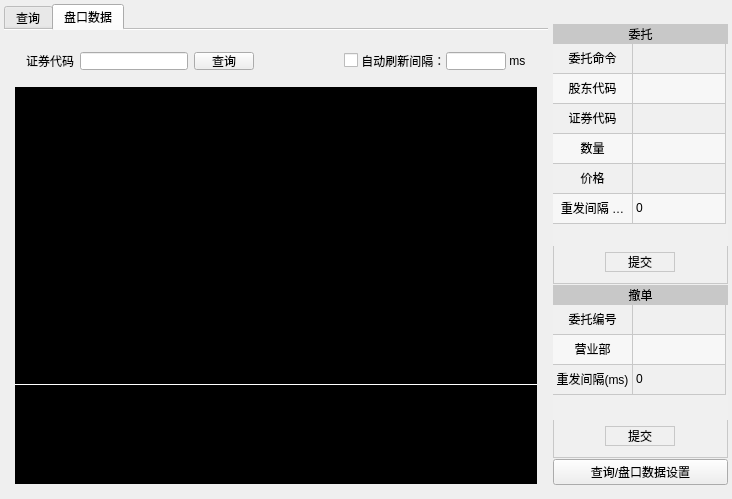
<?xml version="1.0" encoding="UTF-8"?>
<ui version="4.0">
 <class>UserOperateWidget</class>
 <widget class="QWidget" name="UserOperateWidget">
  <property name="geometry">
   <rect>
    <x>0</x>
    <y>0</y>
    <width>732</width>
    <height>499</height>
   </rect>
  </property>
  <property name="windowTitle">
   <string>UserOperateWidget</string>
  </property>
  <layout class="QGridLayout" name="gridLayout">
   <property name="leftMargin">
    <number>4</number>
   </property>
   <property name="topMargin">
    <number>4</number>
   </property>
   <property name="rightMargin">
    <number>4</number>
   </property>
   <property name="bottomMargin">
    <number>4</number>
   </property>
   <property name="spacing">
    <number>0</number>
   </property>
   <item row="0" column="0">
    <widget class="QTabWidget" name="tabWidget">
     <property name="currentIndex">
      <number>1</number>
     </property>
     <property name="documentMode">
      <bool>true</bool>
     </property>
     <widget class="QWidget" name="tab_queryData">
      <attribute name="title">
       <string>查询</string>
      </attribute>
      <layout class="QGridLayout" name="gridLayout_2">
       <item row="0" column="0">
        <layout class="QVBoxLayout" name="verticalLayout">
         <item>
          <widget class="QWidget" name="widget_queryData" native="true">
           <property name="sizePolicy">
            <sizepolicy hsizetype="Preferred" vsizetype="Fixed">
             <horstretch>0</horstretch>
             <verstretch>0</verstretch>
            </sizepolicy>
           </property>
           <property name="minimumSize">
            <size>
             <width>0</width>
             <height>40</height>
            </size>
           </property>
           <property name="maximumSize">
            <size>
             <width>16777215</width>
             <height>40</height>
            </size>
           </property>
           <layout class="QHBoxLayout" name="horizontalLayout_3">
            <item>
             <widget class="QLabel" name="label">
              <property name="text">
               <string>查询类别</string>
              </property>
             </widget>
            </item>
            <item>
             <widget class="QSelectCombo" name="combo_category">
              <property name="sizePolicy">
               <sizepolicy hsizetype="Expanding" vsizetype="Fixed">
                <horstretch>0</horstretch>
                <verstretch>0</verstretch>
               </sizepolicy>
              </property>
              <property name="minimumSize">
               <size>
                <width>100</width>
                <height>0</height>
               </size>
              </property>
              <property name="maximumSize">
               <size>
                <width>150</width>
                <height>16777215</height>
               </size>
              </property>
              <property name="editable">
               <bool>false</bool>
              </property>
              <property name="maxVisibleItems">
               <number>30</number>
              </property>
              <property name="sizeAdjustPolicy">
               <enum>QComboBox::AdjustToContents</enum>
              </property>
             </widget>
            </item>
            <item>
             <widget class="QPushButton" name="button_query">
              <property name="minimumSize">
               <size>
                <width>60</width>
                <height>0</height>
               </size>
              </property>
              <property name="maximumSize">
               <size>
                <width>60</width>
                <height>16777215</height>
               </size>
              </property>
              <property name="text">
               <string>查询</string>
              </property>
             </widget>
            </item>
            <item>
             <spacer name="horizontalSpacer">
              <property name="orientation">
               <enum>Qt::Horizontal</enum>
              </property>
              <property name="sizeHint" stdset="0">
               <size>
                <width>40</width>
                <height>20</height>
               </size>
              </property>
             </spacer>
            </item>
            <item>
             <layout class="QHBoxLayout" name="horizontalLayout">
              <property name="spacing">
               <number>0</number>
              </property>
              <item>
               <widget class="QCheckBox" name="check_repeatQuery">
                <property name="text">
                 <string/>
                </property>
               </widget>
              </item>
              <item>
               <widget class="QLabel" name="label_query2">
                <property name="text">
                 <string> 自动刷新间隔：</string>
                </property>
               </widget>
              </item>
              <item>
               <widget class="QLineEdit" name="lineEdit_queryInterval">
                <property name="sizePolicy">
                 <sizepolicy hsizetype="Fixed" vsizetype="Fixed">
                  <horstretch>0</horstretch>
                  <verstretch>0</verstretch>
                 </sizepolicy>
                </property>
                <property name="minimumSize">
                 <size>
                  <width>60</width>
                  <height>0</height>
                 </size>
                </property>
                <property name="maximumSize">
                 <size>
                  <width>60</width>
                  <height>16777215</height>
                 </size>
                </property>
               </widget>
              </item>
              <item>
               <widget class="QLabel" name="label_query1">
                <property name="sizePolicy">
                 <sizepolicy hsizetype="Preferred" vsizetype="Preferred">
                  <horstretch>0</horstretch>
                  <verstretch>0</verstretch>
                 </sizepolicy>
                </property>
                <property name="text">
                 <string> ms</string>
                </property>
               </widget>
              </item>
             </layout>
            </item>
           </layout>
          </widget>
         </item>
         <item>
          <widget class="QToolBox" name="toolBox_queryData">
           <property name="sizePolicy">
            <sizepolicy hsizetype="Preferred" vsizetype="Expanding">
             <horstretch>0</horstretch>
             <verstretch>0</verstretch>
            </sizepolicy>
           </property>
           <property name="currentIndex">
            <number>0</number>
           </property>
           <property name="tabSpacing">
            <number>0</number>
           </property>
           <widget class="QWidget" name="widget">
            <property name="geometry">
             <rect>
              <x>0</x>
              <y>0</y>
              <width>528</width>
              <height>392</height>
             </rect>
            </property>
            <attribute name="label">
             <string/>
            </attribute>
           </widget>
          </widget>
         </item>
        </layout>
       </item>
      </layout>
     </widget>
     <widget class="QWidget" name="tab_getprice">
      <attribute name="title">
       <string>盘口数据</string>
      </attribute>
      <layout class="QGridLayout" name="gridLayout_3">
       <item row="0" column="0">
        <widget class="QWidget" name="widget_getPrice" native="true">
         <property name="sizePolicy">
          <sizepolicy hsizetype="Preferred" vsizetype="Fixed">
           <horstretch>0</horstretch>
           <verstretch>0</verstretch>
          </sizepolicy>
         </property>
         <property name="minimumSize">
          <size>
           <width>0</width>
           <height>40</height>
          </size>
         </property>
         <property name="maximumSize">
          <size>
           <width>16777215</width>
           <height>40</height>
          </size>
         </property>
         <layout class="QHBoxLayout" name="horizontalLayout_4">
          <item>
           <widget class="QLabel" name="label_2">
            <property name="text">
             <string>证券代码</string>
            </property>
           </widget>
          </item>
          <item>
           <widget class="QLineEdit" name="lineEdit_getPrice">
            <property name="sizePolicy">
             <sizepolicy hsizetype="Preferred" vsizetype="Fixed">
              <horstretch>0</horstretch>
              <verstretch>0</verstretch>
             </sizepolicy>
            </property>
            <property name="minimumSize">
             <size>
              <width>100</width>
              <height>0</height>
             </size>
            </property>
            <property name="maximumSize">
             <size>
              <width>150</width>
              <height>16777215</height>
             </size>
            </property>
           </widget>
          </item>
          <item>
           <widget class="QPushButton" name="button_getPrice">
            <property name="minimumSize">
             <size>
              <width>60</width>
              <height>0</height>
             </size>
            </property>
            <property name="maximumSize">
             <size>
              <width>60</width>
              <height>16777215</height>
             </size>
            </property>
            <property name="text">
             <string>查询</string>
            </property>
           </widget>
          </item>
          <item>
           <spacer name="horizontalSpacer_2">
            <property name="orientation">
             <enum>Qt::Horizontal</enum>
            </property>
            <property name="sizeHint" stdset="0">
             <size>
              <width>40</width>
              <height>20</height>
             </size>
            </property>
           </spacer>
          </item>
          <item>
           <layout class="QHBoxLayout" name="horizontalLayout_2">
            <property name="spacing">
             <number>0</number>
            </property>
            <item>
             <widget class="QCheckBox" name="check_repeatGetPrice">
              <property name="text">
               <string/>
              </property>
             </widget>
            </item>
            <item>
             <widget class="QLabel" name="label_getPrice2">
              <property name="text">
               <string> 自动刷新间隔：</string>
              </property>
             </widget>
            </item>
            <item>
             <widget class="QLineEdit" name="lineEdit_getPriceInterval">
              <property name="sizePolicy">
               <sizepolicy hsizetype="Fixed" vsizetype="Fixed">
                <horstretch>0</horstretch>
                <verstretch>0</verstretch>
               </sizepolicy>
              </property>
              <property name="minimumSize">
               <size>
                <width>60</width>
                <height>0</height>
               </size>
              </property>
              <property name="maximumSize">
               <size>
                <width>60</width>
                <height>16777215</height>
               </size>
              </property>
             </widget>
            </item>
            <item>
             <widget class="QLabel" name="label_getPrice1">
              <property name="sizePolicy">
               <sizepolicy hsizetype="Preferred" vsizetype="Preferred">
                <horstretch>0</horstretch>
                <verstretch>0</verstretch>
               </sizepolicy>
              </property>
              <property name="text">
               <string> ms</string>
              </property>
             </widget>
            </item>
           </layout>
          </item>
         </layout>
        </widget>
       </item>
       <item row="1" column="0">
        <widget class="QWidget" name="widget_getPrice2" native="true">
         <property name="styleSheet">
          <string notr="true">background-color:black;</string>
         </property>
         <layout class="QGridLayout" name="gridLayout_4">
          <property name="leftMargin">
           <number>0</number>
          </property>
          <property name="topMargin">
           <number>0</number>
          </property>
          <property name="rightMargin">
           <number>0</number>
          </property>
          <property name="bottomMargin">
           <number>0</number>
          </property>
          <property name="spacing">
           <number>0</number>
          </property>
          <item row="1" column="0">
           <widget class="QTextEdit" name="textEdit_getPriceText">
            <property name="sizePolicy">
             <sizepolicy hsizetype="Expanding" vsizetype="Preferred">
              <horstretch>0</horstretch>
              <verstretch>0</verstretch>
             </sizepolicy>
            </property>
            <property name="minimumSize">
             <size>
              <width>0</width>
              <height>100</height>
             </size>
            </property>
            <property name="maximumSize">
             <size>
              <width>16777215</width>
              <height>100</height>
             </size>
            </property>
            <property name="styleSheet">
             <string notr="true">border:none;
border-top:1px solid white;
color:white;</string>
            </property>
            <property name="readOnly">
             <bool>true</bool>
            </property>
            <property name="html">
             <string>&lt;!DOCTYPE HTML PUBLIC &quot;-//W3C//DTD HTML 4.0//EN&quot; &quot;http://www.w3.org/TR/REC-html40/strict.dtd&quot;&gt;
&lt;html&gt;&lt;head&gt;&lt;meta name=&quot;qrichtext&quot; content=&quot;1&quot; /&gt;&lt;style type=&quot;text/css&quot;&gt;
p, li { white-space: pre-wrap; }
&lt;/style&gt;&lt;/head&gt;&lt;body style=&quot; font-family:'SimSun'; font-size:9pt; font-weight:400; font-style:normal;&quot;&gt;
&lt;p style=&quot;-qt-paragraph-type:empty; margin-top:0px; margin-bottom:0px; margin-left:0px; margin-right:0px; -qt-block-indent:0; text-indent:0px;&quot;&gt;&lt;br /&gt;&lt;/p&gt;&lt;/body&gt;&lt;/html&gt;</string>
            </property>
           </widget>
          </item>
          <item row="0" column="0">
           <widget class="QTextBrowser" name="textBrowser_getPriceTable">
            <property name="styleSheet">
             <string notr="true">color:white;</string>
            </property>
            <property name="html">
             <string>&lt;!DOCTYPE HTML PUBLIC &quot;-//W3C//DTD HTML 4.0//EN&quot; &quot;http://www.w3.org/TR/REC-html40/strict.dtd&quot;&gt;
&lt;html&gt;&lt;head&gt;&lt;meta name=&quot;qrichtext&quot; content=&quot;1&quot; /&gt;&lt;style type=&quot;text/css&quot;&gt;
p, li { white-space: pre-wrap; }
&lt;/style&gt;&lt;/head&gt;&lt;body style=&quot; font-family:'SimSun'; font-size:9pt; font-weight:400; font-style:normal;&quot;&gt;
&lt;p style=&quot;-qt-paragraph-type:empty; margin-top:0px; margin-bottom:0px; margin-left:0px; margin-right:0px; -qt-block-indent:0; text-indent:0px;&quot;&gt;&lt;br /&gt;&lt;/p&gt;&lt;/body&gt;&lt;/html&gt;</string>
            </property>
           </widget>
          </item>
         </layout>
        </widget>
       </item>
      </layout>
     </widget>
    </widget>
   </item>
   <item row="0" column="1">
    <widget class="QWidget" name="widget_rightBar" native="true">
     <property name="minimumSize">
      <size>
       <width>180</width>
       <height>0</height>
      </size>
     </property>
     <property name="maximumSize">
      <size>
       <width>180</width>
       <height>16777215</height>
      </size>
     </property>
     <layout class="QVBoxLayout" name="verticalLayout_6" stretch="6,4,0">
      <property name="spacing">
       <number>1</number>
      </property>
      <property name="leftMargin">
       <number>5</number>
      </property>
      <property name="topMargin">
       <number>20</number>
      </property>
      <property name="rightMargin">
       <number>0</number>
      </property>
      <property name="bottomMargin">
       <number>10</number>
      </property>
      <item>
       <layout class="QVBoxLayout" name="verticalLayout_2">
        <property name="spacing">
         <number>0</number>
        </property>
        <item>
         <widget class="QLabel" name="label_sendOrder">
          <property name="minimumSize">
           <size>
            <width>0</width>
            <height>20</height>
           </size>
          </property>
          <property name="maximumSize">
           <size>
            <width>16777215</width>
            <height>20</height>
           </size>
          </property>
          <property name="styleSheet">
           <string notr="true">background:rgb(200,200,200);</string>
          </property>
          <property name="text">
           <string>委托</string>
          </property>
          <property name="alignment">
           <set>Qt::AlignCenter</set>
          </property>
         </widget>
        </item>
        <item>
         <widget class="QWidget" name="widget_sendOrder" native="true">
          <property name="minimumSize">
           <size>
            <width>0</width>
            <height>180</height>
           </size>
          </property>
          <property name="styleSheet">
           <string notr="true">background:rgb(240,240,240);
border:1px solid rgb(200,200,200);</string>
          </property>
          <layout class="QVBoxLayout" name="verticalLayout_5">
           <property name="leftMargin">
            <number>0</number>
           </property>
           <property name="topMargin">
            <number>0</number>
           </property>
           <property name="rightMargin">
            <number>0</number>
           </property>
           <property name="bottomMargin">
            <number>12</number>
           </property>
           <item>
            <widget class="QTableWidget" name="tableWidget_sendOrder">
             <property name="sizePolicy">
              <sizepolicy hsizetype="Preferred" vsizetype="Preferred">
               <horstretch>0</horstretch>
               <verstretch>0</verstretch>
              </sizepolicy>
             </property>
             <property name="styleSheet">
              <string notr="true">QTableWidget
{
border:none;
}</string>
             </property>
             <property name="frameShape">
              <enum>QFrame::Box</enum>
             </property>
             <property name="frameShadow">
              <enum>QFrame::Plain</enum>
             </property>
             <property name="lineWidth">
              <number>0</number>
             </property>
             <property name="editTriggers">
              <set>QAbstractItemView::AllEditTriggers</set>
             </property>
             <property name="alternatingRowColors">
              <bool>true</bool>
             </property>
             <attribute name="horizontalHeaderVisible">
              <bool>false</bool>
             </attribute>
             <attribute name="horizontalHeaderDefaultSectionSize">
              <number>80</number>
             </attribute>
             <attribute name="horizontalHeaderStretchLastSection">
              <bool>true</bool>
             </attribute>
             <attribute name="verticalHeaderVisible">
              <bool>false</bool>
             </attribute>
             <row>
              <property name="text">
               <string>1</string>
              </property>
             </row>
             <row>
              <property name="text">
               <string>2</string>
              </property>
             </row>
             <row>
              <property name="text">
               <string>3</string>
              </property>
             </row>
             <row>
              <property name="text">
               <string>4</string>
              </property>
             </row>
             <row>
              <property name="text">
               <string>5</string>
              </property>
             </row>
             <row>
              <property name="text">
               <string>6</string>
              </property>
             </row>
             <column>
              <property name="text">
               <string>项目</string>
              </property>
             </column>
             <column>
              <property name="text">
               <string>值</string>
              </property>
             </column>
             <item row="0" column="0">
              <property name="text">
               <string>委托命令</string>
              </property>
              <property name="textAlignment">
               <set>AlignCenter</set>
              </property>
              <property name="flags">
               <set>ItemIsEnabled</set>
              </property>
             </item>
             <item row="0" column="1">
              <property name="text">
               <string/>
              </property>
              <property name="flags">
               <set>ItemIsEditable|ItemIsEnabled</set>
              </property>
             </item>
             <item row="1" column="0">
              <property name="text">
               <string>股东代码</string>
              </property>
              <property name="textAlignment">
               <set>AlignCenter</set>
              </property>
              <property name="flags">
               <set>ItemIsEnabled</set>
              </property>
             </item>
             <item row="1" column="1">
              <property name="text">
               <string/>
              </property>
              <property name="flags">
               <set>ItemIsEditable|ItemIsEnabled</set>
              </property>
             </item>
             <item row="2" column="0">
              <property name="text">
               <string>证券代码</string>
              </property>
              <property name="textAlignment">
               <set>AlignCenter</set>
              </property>
              <property name="flags">
               <set>ItemIsEnabled</set>
              </property>
             </item>
             <item row="2" column="1">
              <property name="text">
               <string/>
              </property>
              <property name="flags">
               <set>ItemIsEditable|ItemIsDragEnabled|ItemIsEnabled</set>
              </property>
             </item>
             <item row="3" column="0">
              <property name="text">
               <string>数量</string>
              </property>
              <property name="textAlignment">
               <set>AlignCenter</set>
              </property>
              <property name="flags">
               <set>ItemIsEnabled</set>
              </property>
             </item>
             <item row="3" column="1">
              <property name="text">
               <string/>
              </property>
              <property name="flags">
               <set>ItemIsEditable|ItemIsEnabled</set>
              </property>
             </item>
             <item row="4" column="0">
              <property name="text">
               <string>价格</string>
              </property>
              <property name="textAlignment">
               <set>AlignCenter</set>
              </property>
              <property name="flags">
               <set>ItemIsEnabled</set>
              </property>
             </item>
             <item row="4" column="1">
              <property name="text">
               <string/>
              </property>
              <property name="flags">
               <set>ItemIsEditable|ItemIsEnabled</set>
              </property>
             </item>
             <item row="5" column="0">
              <property name="text">
               <string>重发间隔 (ms)</string>
              </property>
              <property name="textAlignment">
               <set>AlignCenter</set>
              </property>
              <property name="flags">
               <set>ItemIsEnabled</set>
              </property>
             </item>
             <item row="5" column="1">
              <property name="text">
               <string>0</string>
              </property>
              <property name="flags">
               <set>ItemIsEditable|ItemIsEnabled</set>
              </property>
             </item>
            </widget>
           </item>
           <item alignment="Qt::AlignHCenter">
            <widget class="QPushButton" name="button_sendOrder">
             <property name="minimumSize">
              <size>
               <width>70</width>
               <height>20</height>
              </size>
             </property>
             <property name="maximumSize">
              <size>
               <width>70</width>
               <height>20</height>
              </size>
             </property>
             <property name="styleSheet">
              <string notr="true">QPushButton:hover
{
	color:rgba(0,0,0,0.5);
	border-color:rgba(210,210,210,1);
}</string>
             </property>
             <property name="text">
              <string>提交</string>
             </property>
            </widget>
           </item>
          </layout>
         </widget>
        </item>
       </layout>
      </item>
      <item>
       <layout class="QVBoxLayout" name="verticalLayout_3">
        <property name="spacing">
         <number>0</number>
        </property>
        <item>
         <widget class="QLabel" name="label_cancelOrder">
          <property name="minimumSize">
           <size>
            <width>0</width>
            <height>20</height>
           </size>
          </property>
          <property name="maximumSize">
           <size>
            <width>16777215</width>
            <height>20</height>
           </size>
          </property>
          <property name="styleSheet">
           <string notr="true">background:rgb(200,200,200);</string>
          </property>
          <property name="text">
           <string>撤单</string>
          </property>
          <property name="alignment">
           <set>Qt::AlignCenter</set>
          </property>
         </widget>
        </item>
        <item>
         <widget class="QWidget" name="widget_cancelOrder" native="true">
          <property name="minimumSize">
           <size>
            <width>0</width>
            <height>100</height>
           </size>
          </property>
          <property name="styleSheet">
           <string notr="true">background:rgb(240,240,240);
border:1px solid rgb(200,200,200);</string>
          </property>
          <layout class="QVBoxLayout" name="verticalLayout_4">
           <property name="leftMargin">
            <number>0</number>
           </property>
           <property name="topMargin">
            <number>0</number>
           </property>
           <property name="rightMargin">
            <number>0</number>
           </property>
           <property name="bottomMargin">
            <number>12</number>
           </property>
           <item>
            <widget class="QTableWidget" name="tableWidget_cancelOrder">
             <property name="styleSheet">
              <string notr="true">QTableWidget
{
border:none;
}</string>
             </property>
             <property name="frameShape">
              <enum>QFrame::Box</enum>
             </property>
             <property name="frameShadow">
              <enum>QFrame::Plain</enum>
             </property>
             <property name="lineWidth">
              <number>0</number>
             </property>
             <property name="editTriggers">
              <set>QAbstractItemView::AllEditTriggers</set>
             </property>
             <property name="alternatingRowColors">
              <bool>true</bool>
             </property>
             <attribute name="horizontalHeaderVisible">
              <bool>false</bool>
             </attribute>
             <attribute name="horizontalHeaderDefaultSectionSize">
              <number>80</number>
             </attribute>
             <attribute name="horizontalHeaderStretchLastSection">
              <bool>true</bool>
             </attribute>
             <attribute name="verticalHeaderVisible">
              <bool>false</bool>
             </attribute>
             <row>
              <property name="text">
               <string>1</string>
              </property>
             </row>
             <row>
              <property name="text">
               <string>2</string>
              </property>
             </row>
             <row>
              <property name="text">
               <string>3</string>
              </property>
             </row>
             <column>
              <property name="text">
               <string>项目</string>
              </property>
             </column>
             <column>
              <property name="text">
               <string>值</string>
              </property>
             </column>
             <item row="0" column="0">
              <property name="text">
               <string>委托编号</string>
              </property>
              <property name="textAlignment">
               <set>AlignCenter</set>
              </property>
              <property name="flags">
               <set>ItemIsEnabled</set>
              </property>
             </item>
             <item row="0" column="1">
              <property name="text">
               <string/>
              </property>
              <property name="flags">
               <set>ItemIsEditable|ItemIsEnabled</set>
              </property>
             </item>
             <item row="1" column="0">
              <property name="text">
               <string>营业部</string>
              </property>
              <property name="textAlignment">
               <set>AlignCenter</set>
              </property>
              <property name="flags">
               <set>ItemIsDragEnabled|ItemIsUserCheckable|ItemIsEnabled</set>
              </property>
             </item>
             <item row="1" column="1">
              <property name="text">
               <string/>
              </property>
              <property name="flags">
               <set>ItemIsEditable|ItemIsEnabled</set>
              </property>
             </item>
             <item row="2" column="0">
              <property name="text">
               <string>重发间隔(ms)</string>
              </property>
              <property name="textAlignment">
               <set>AlignCenter</set>
              </property>
              <property name="flags">
               <set>ItemIsEnabled</set>
              </property>
             </item>
             <item row="2" column="1">
              <property name="text">
               <string>0</string>
              </property>
              <property name="flags">
               <set>ItemIsEditable|ItemIsEnabled</set>
              </property>
             </item>
            </widget>
           </item>
           <item alignment="Qt::AlignHCenter">
            <widget class="QPushButton" name="button_cancelOrder">
             <property name="minimumSize">
              <size>
               <width>70</width>
               <height>20</height>
              </size>
             </property>
             <property name="maximumSize">
              <size>
               <width>70</width>
               <height>20</height>
              </size>
             </property>
             <property name="styleSheet">
              <string notr="true">QPushButton:hover
{
	color:rgba(0,0,0,0.5);
	border-color:rgba(210,210,210,1);
}</string>
             </property>
             <property name="text">
              <string>提交</string>
             </property>
            </widget>
           </item>
          </layout>
         </widget>
        </item>
       </layout>
      </item>
      <item>
       <widget class="QPushButton" name="button_setEdB">
        <property name="text">
         <string>查询/盘口数据设置</string>
        </property>
       </widget>
      </item>
     </layout>
    </widget>
   </item>
  </layout>
 </widget>
 <layoutdefault spacing="6" margin="11"/>
 <customwidgets>
  <customwidget>
   <class>QSelectCombo</class>
   <extends>QComboBox</extends>
   <header>qselectcombo.h</header>
  </customwidget>
 </customwidgets>
 <resources/>
 <connections/>
</ui>
